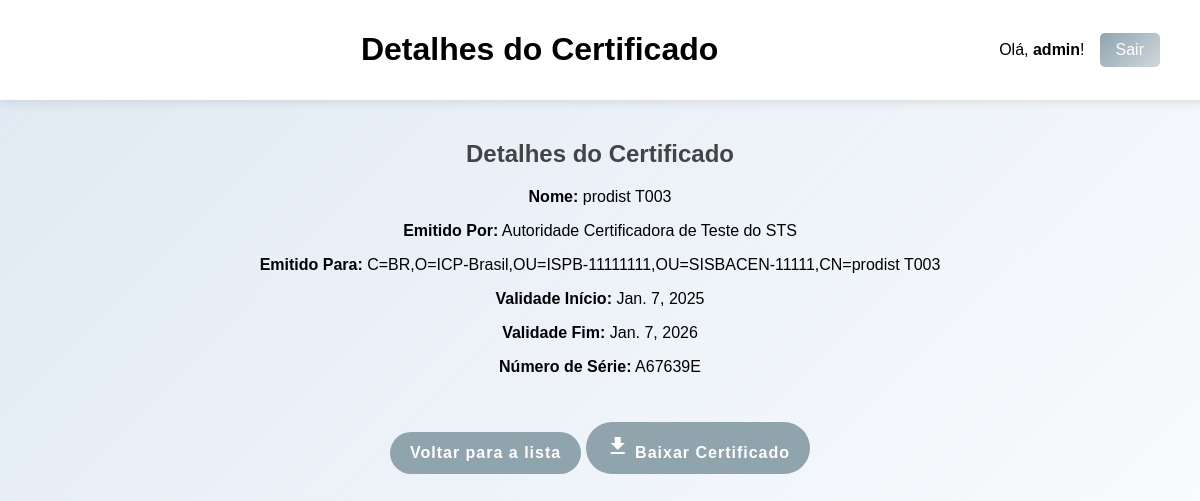
Page /certificados/27/ (signed in) on the committed database.
### home/models.py (models this page shows, shortened)
class Certificado(models.Model):
    arquivo = models.FileField(upload_to='certificados/')
    nome = models.CharField(max_length=255)
    emitido_por = models.CharField(max_length=255)
    emitido_para = models.CharField(max_length=255)
    validade_inicio = models.DateField()
    validade_fim = models.DateField()
    numero_serie = models.CharField(max_length=255, unique=True)  # Mantém como texto, mas em formato HEX

### home/views/certificate_views.py (the view)
# urls.py: path("certificados/<int:cert_id>/", views.certificate_views.detalhes_certificado, name="detalhes_certificado"), # Rota para detalhe do certificado
def detalhes_certificado(request, cert_id):
    certificado = Certificado.objects.get(id=cert_id)
    return render(request, "home/certificados/detalhes_certificado.html", {"certificado": certificado})

### home/templates/home/certificados/detalhes_certificado.html (shortened to what this page needs)
<!DOCTYPE html>
<html lang="pt-br">
<head>
    {% load static %}
    <link rel="stylesheet" href="{% static 'home/css/styles.css' %}">
</head>
<body>
    <header class="header">
        <div class="header-container">
            <h1>Detalhes do Certificado</h1>
            <div class="user-info">
                <p>Olá, <strong>{{ user.username }}</strong>!</p>
                <form action="{% url 'logout' %}" method="post">
                    <button type="submit" class="logout-btn">Sair</button>
                </form>
            </div>
        </div>
    </header>
    <main class="app-main">
        <div class="details-container">
            <h2>Detalhes do Certificado</h2>
            <div class="info-group">
                <p><strong>Nome:</strong> {{ certificado.nome }}</p>
                <p><strong>Emitido Por:</strong> {{ certificado.emitido_por }}</p>
                <p><strong>Emitido Para:</strong> {{ certificado.emitido_para }}</p>
            </div>
            <div class="info-group">
                <p><strong>Validade Início:</strong> {{ certificado.validade_inicio }}</p>
                <p><strong>Validade Fim:</strong> {{ certificado.validade_fim }}</p>
                <p><strong>Número de Série:</strong> {{ certificado.numero_serie }}</p>
            </div>
            <div class="actions">
                <a href="{% url 'certificados' %}" class="back-button">Voltar para a lista</a>
                <a href="{% url 'download_certificado' certificado.pk %}" class="back-button">
                    <i class="material-icons">file_download</i> Baixar Certificado
                </a>
            </div>
        </div>
    </main>
</body>
</html>

### home/static/home/css/styles.css (style rules this page uses)
body { margin: 0; font-family: Arial, sans-serif; display: flex; flex-direction: column; align-items: center; background: linear-gradient(135deg, #dfe9f3, #ffffff); padding-top: 100px; min-height: 100vh; overflow-x: hidden; }
.header { width: 100%; background-color: #ffffff; box-shadow: 0 2px 10px rgba(0, 0, 0, 0.1); padding: 10px 20px; display: flex; justify-content: space-between; align-items: center; position: fixed; top: 0; left: 0; z-index: 1000; min-height: 50px; }
.header-container { width: 90%; margin: 0 auto; display: flex; justify-content: space-between; align-items: center; max-width: 1200px; }
.user-info { display: flex; align-items: center; gap: 15px; }
.logout-btn { background-color: #ff4d4d; color: white; border: none; padding: 8px 16px; border-radius: 5px; cursor: pointer; }
.app-main { text-align: center; width: 80%; margin-top: 20px; }
h2 { font-size: 24px; margin-bottom: 20px; color: #444; }
.back-button { display: inline-block; background-color: #90a4ae; color: white; padding: 12px 20px; border-radius: 30px; text-decoration: none; margin-top: 30px; font-size: 16px; font-weight: bold; letter-spacing: 1px; transition: background-color 0.3s ease, transform 0.3s ease; }
button { width: 100%; padding: 10px; background: linear-gradient(135deg, #90a4ae, #cfd8dc); border: none; color: #37474f; font-size: 16px; border-radius: 5px; cursor: pointer; transition: 0.3s; }

### rows in the picture
Certificado: nome "prodist T003", emitido_por "Autoridade Certificadora de Teste do STS", emitido_para "C=BR,O=ICP-Brasil,OU=ISPB-11111111,OU=SISBACEN-11111,CN=prodist T003", validade_inicio "Jan. 7, 2025", validade_fim "Jan. 7, 2026", numero_serie "A67639E"

### other values in the picture
{{ user.username }} "admin"
